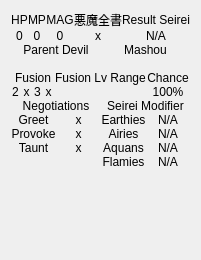
           <widget class="QWidget" name="generalTab">
            <attribute name="title">
             <string>General</string>
            </attribute>
            <layout class="QVBoxLayout">
             <property name="spacing">
              <number>0</number>
             </property>
             <item>
              <layout class="QGridLayout">
               <property name="horizontalSpacing">
                <number>0</number>
               </property>
               <item row="0" column="0">
                <widget class="QLabel" name="hpLabel">
                 <property name="text">
                  <string>HP</string>
                 </property>
                 <property name="alignment">
                  <set>Qt::AlignCenter</set>
                 </property>
                </widget>
               </item>
               <item row="0" column="1">
                <widget class="QLabel" name="mpLabel">
                 <property name="text">
                  <string>MP</string>
                 </property>
                 <property name="alignment">
                  <set>Qt::AlignCenter</set>
                 </property>
                </widget>
               </item>
               <item row="0" column="2">
                <widget class="QLabel" name="magLabel">
                 <property name="text">
                  <string>MAG</string>
                 </property>
                 <property name="alignment">
                  <set>Qt::AlignCenter</set>
                 </property>
                </widget>
               </item>
               <item row="0" column="4">
                <widget class="QLabel" name="seireiLabel">
                 <property name="text">
                  <string>Result Seirei</string>
                 </property>
                 <property name="alignment">
                  <set>Qt::AlignCenter</set>
                 </property>
                </widget>
               </item>
               <item row="1" column="0">
                <widget class="QLabel" name="hp">
                 <property name="text">
                  <string>0</string>
                 </property>
                 <property name="alignment">
                  <set>Qt::AlignCenter</set>
                 </property>
                 <property name="textInteractionFlags">
                  <set>Qt::LinksAccessibleByMouse|Qt::TextSelectableByMouse</set>
                 </property>
                </widget>
               </item>
               <item row="1" column="1">
                <widget class="QLabel" name="mp">
                 <property name="text">
                  <string>0</string>
                 </property>
                 <property name="alignment">
                  <set>Qt::AlignCenter</set>
                 </property>
                 <property name="textInteractionFlags">
                  <set>Qt::LinksAccessibleByMouse|Qt::TextSelectableByMouse</set>
                 </property>
                </widget>
               </item>
               <item row="1" column="2">
                <widget class="QLabel" name="mag">
                 <property name="text">
                  <string>0</string>
                 </property>
                 <property name="alignment">
                  <set>Qt::AlignCenter</set>
                 </property>
                 <property name="textInteractionFlags">
                  <set>Qt::LinksAccessibleByMouse|Qt::TextSelectableByMouse</set>
                 </property>
                </widget>
               </item>
               <item row="1" column="4">
                <widget class="QLabel" name="seirei">
                 <property name="text">
                  <string>N/A</string>
                 </property>
                 <property name="alignment">
                  <set>Qt::AlignCenter</set>
                 </property>
                 <property name="textInteractionFlags">
                  <set>Qt::LinksAccessibleByMouse|Qt::TextSelectableByMouse</set>
                 </property>
                </widget>
               </item>
               <item row="0" column="3">
                <widget class="QLabel" name="devilBookLabel">
                 <property name="text">
                  <string>悪魔全書</string>
                 </property>
                 <property name="alignment">
                  <set>Qt::AlignCenter</set>
                 </property>
                </widget>
               </item>
               <item row="1" column="3">
                <widget class="QLabel" name="devilBook">
                 <property name="text">
                  <string> x </string>
                 </property>
                 <property name="alignment">
                  <set>Qt::AlignCenter</set>
                 </property>
                 <property name="textInteractionFlags">
                  <set>Qt::LinksAccessibleByMouse|Qt::TextSelectableByMouse</set>
                 </property>
                </widget>
               </item>
              </layout>
             </item>
             <item>
              <layout class="QGridLayout">
               <property name="horizontalSpacing">
                <number>0</number>
               </property>
               <item row="0" column="0">
                <widget class="QLabel" name="parentDevilLabel">
                 <property name="text">
                  <string>Parent Devil</string>
                 </property>
                 <property name="alignment">
                  <set>Qt::AlignCenter</set>
                 </property>
                </widget>
               </item>
               <item row="0" column="1">
                <widget class="QLabel" name="mashouLabel">
                 <property name="text">
                  <string>Mashou</string>
                 </property>
                 <property name="alignment">
                  <set>Qt::AlignCenter</set>
                 </property>
                </widget>
               </item>
               <item row="1" column="0">
                <widget class="QLabel" name="parentDevil">
                 <property name="alignment">
                  <set>Qt::AlignCenter</set>
                 </property>
                 <property name="textInteractionFlags">
                  <set>Qt::LinksAccessibleByMouse|Qt::TextSelectableByMouse</set>
                 </property>
                </widget>
               </item>
               <item row="1" column="1">
                <widget class="QLabel" name="mashou">
                 <property name="alignment">
                  <set>Qt::AlignCenter</set>
                 </property>
                 <property name="textInteractionFlags">
                  <set>Qt::LinksAccessibleByMouse|Qt::TextSelectableByMouse</set>
                 </property>
                </widget>
               </item>
              </layout>
             </item>
             <item>
              <layout class="QGridLayout">
               <property name="spacing">
                <number>0</number>
               </property>
               <item row="0" column="0">
                <widget class="QLabel" name="fusionLabel">
                 <property name="text">
                  <string>Fusion</string>
                 </property>
                 <property name="alignment">
                  <set>Qt::AlignCenter</set>
                 </property>
                </widget>
               </item>
               <item row="0" column="1">
                <widget class="QLabel" name="fusionRangeLabel">
                 <property name="text">
                  <string>Fusion Lv Range</string>
                 </property>
                 <property name="alignment">
                  <set>Qt::AlignCenter</set>
                 </property>
                </widget>
               </item>
               <item row="0" column="2">
                <widget class="QLabel" name="chanceLabel">
                 <property name="text">
                  <string>Chance</string>
                 </property>
                 <property name="alignment">
                  <set>Qt::AlignCenter</set>
                 </property>
                </widget>
               </item>
               <item row="1" column="0">
                <layout class="QHBoxLayout">
                 <item>
                  <widget class="QLabel" name="fusion2Label">
                   <property name="text">
                    <string>2</string>
                   </property>
                   <property name="alignment">
                    <set>Qt::AlignCenter</set>
                   </property>
                  </widget>
                 </item>
                 <item>
                  <widget class="QLabel" name="fusion2">
                   <property name="text">
                    <string> x </string>
                   </property>
                   <property name="alignment">
                    <set>Qt::AlignCenter</set>
                   </property>
                   <property name="textInteractionFlags">
                    <set>Qt::LinksAccessibleByMouse|Qt::TextSelectableByMouse</set>
                   </property>
                  </widget>
                 </item>
                 <item>
                  <widget class="QLabel" name="fusion3Label">
                   <property name="text">
                    <string>3</string>
                   </property>
                   <property name="alignment">
                    <set>Qt::AlignCenter</set>
                   </property>
                  </widget>
                 </item>
                 <item>
                  <widget class="QLabel" name="fusion3">
                   <property name="text">
                    <string> x </string>
                   </property>
                   <property name="alignment">
                    <set>Qt::AlignCenter</set>
                   </property>
                   <property name="textInteractionFlags">
                    <set>Qt::LinksAccessibleByMouse|Qt::TextSelectableByMouse</set>
                   </property>
                  </widget>
                 </item>
                </layout>
               </item>
               <item row="1" column="1">
                <widget class="QLabel" name="fusionRange">
                 <property name="alignment">
                  <set>Qt::AlignCenter</set>
                 </property>
                 <property name="textInteractionFlags">
                  <set>Qt::LinksAccessibleByMouse|Qt::TextSelectableByMouse</set>
                 </property>
                </widget>
               </item>
               <item row="1" column="2">
                <widget class="QLabel" name="chance">
                 <property name="text">
                  <string>100%</string>
                 </property>
                 <property name="alignment">
                  <set>Qt::AlignCenter</set>
                 </property>
                 <property name="textInteractionFlags">
                  <set>Qt::LinksAccessibleByMouse|Qt::TextSelectableByMouse</set>
                 </property>
                </widget>
               </item>
              </layout>
             </item>
             <item>
              <layout class="QHBoxLayout">
               <property name="spacing">
                <number>0</number>
               </property>
               <item>
                <layout class="QVBoxLayout">
                 <item>
                  <widget class="QLabel" name="convoLabel">
                   <property name="text">
                    <string>Negotiations</string>
                   </property>
                   <property name="alignment">
                    <set>Qt::AlignCenter</set>
                   </property>
                  </widget>
                 </item>
                 <item>
                  <layout class="QGridLayout">
                   <property name="verticalSpacing">
                    <number>0</number>
                   </property>
                   <item row="0" column="1">
                    <widget class="QLabel" name="greet">
                     <property name="text">
                      <string> x </string>
                     </property>
                     <property name="alignment">
                      <set>Qt::AlignCenter</set>
                     </property>
                     <property name="textInteractionFlags">
                      <set>Qt::LinksAccessibleByMouse|Qt::TextSelectableByMouse</set>
                     </property>
                    </widget>
                   </item>
                   <item row="0" column="0">
                    <widget class="QLabel" name="greetLabel">
                     <property name="text">
                      <string>Greet</string>
                     </property>
                     <property name="alignment">
                      <set>Qt::AlignCenter</set>
                     </property>
                    </widget>
                   </item>
                   <item row="1" column="0">
                    <widget class="QLabel" name="provokeLabel">
                     <property name="text">
                      <string>Provoke</string>
                     </property>
                     <property name="alignment">
                      <set>Qt::AlignCenter</set>
                     </property>
                    </widget>
                   </item>
                   <item row="1" column="1">
                    <widget class="QLabel" name="provoke">
                     <property name="text">
                      <string> x </string>
                     </property>
                     <property name="alignment">
                      <set>Qt::AlignCenter</set>
                     </property>
                     <property name="textInteractionFlags">
                      <set>Qt::LinksAccessibleByMouse|Qt::TextSelectableByMouse</set>
                     </property>
                    </widget>
                   </item>
                   <item row="2" column="0">
                    <widget class="QLabel" name="tauntLabel">
                     <property name="text">
                      <string>Taunt</string>
                     </property>
                     <property name="alignment">
                      <set>Qt::AlignCenter</set>
                     </property>
                    </widget>
                   </item>
                   <item row="2" column="1">
                    <widget class="QLabel" name="taunt">
                     <property name="text">
                      <string> x </string>
                     </property>
                     <property name="alignment">
                      <set>Qt::AlignCenter</set>
                     </property>
                     <property name="textInteractionFlags">
                      <set>Qt::LinksAccessibleByMouse|Qt::TextSelectableByMouse</set>
                     </property>
                    </widget>
                   </item>
                  </layout>
                 </item>
                 <item>
                  <spacer>
                   <property name="orientation">
                    <enum>Qt::Vertical</enum>
                   </property>
                   <property name="sizeHint" stdset="0">
                    <size>
                     <width>20</width>
                     <height>40</height>
                    </size>
                   </property>
                  </spacer>
                 </item>
                </layout>
               </item>
               <item>
                <layout class="QVBoxLayout">
                 <item>
                  <widget class="QLabel" name="seireiModLabel">
                   <property name="text">
                    <string>Seirei Modifier</string>
                   </property>
                   <property name="alignment">
                    <set>Qt::AlignCenter</set>
                   </property>
                  </widget>
                 </item>
                 <item>
                  <layout class="QGridLayout">
                   <property name="verticalSpacing">
                    <number>0</number>
                   </property>
                   <item row="0" column="0">
                    <widget class="QLabel" name="earthiesLabel">
                     <property name="text">
                      <string>Earthies</string>
                     </property>
                     <property name="alignment">
                      <set>Qt::AlignCenter</set>
                     </property>
                    </widget>
                   </item>
                   <item row="1" column="0">
                    <widget class="QLabel" name="airiesLabel">
                     <property name="text">
                      <string>Airies</string>
                     </property>
                     <property name="alignment">
                      <set>Qt::AlignCenter</set>
                     </property>
                    </widget>
                   </item>
                   <item row="0" column="1">
                    <widget class="QLabel" name="earthies">
                     <property name="text">
                      <string>N/A</string>
                     </property>
                     <property name="alignment">
                      <set>Qt::AlignCenter</set>
                     </property>
                     <property name="textInteractionFlags">
                      <set>Qt::LinksAccessibleByMouse|Qt::TextSelectableByMouse</set>
                     </property>
                    </widget>
                   </item>
                   <item row="1" column="1">
                    <widget class="QLabel" name="airies">
                     <property name="text">
                      <string>N/A</string>
                     </property>
                     <property name="alignment">
                      <set>Qt::AlignCenter</set>
                     </property>
                     <property name="textInteractionFlags">
                      <set>Qt::LinksAccessibleByMouse|Qt::TextSelectableByMouse</set>
                     </property>
                    </widget>
                   </item>
                   <item row="2" column="0">
                    <widget class="QLabel" name="aquansLabel">
                     <property name="text">
                      <string>Aquans</string>
                     </property>
                     <property name="alignment">
                      <set>Qt::AlignCenter</set>
                     </property>
                    </widget>
                   </item>
                   <item row="2" column="1">
                    <widget class="QLabel" name="aquans">
                     <property name="text">
                      <string>N/A</string>
                     </property>
                     <property name="alignment">
                      <set>Qt::AlignCenter</set>
                     </property>
                     <property name="textInteractionFlags">
                      <set>Qt::LinksAccessibleByMouse|Qt::TextSelectableByMouse</set>
                     </property>
                    </widget>
                   </item>
                   <item row="3" column="0">
                    <widget class="QLabel" name="flamiesLabel">
                     <property name="text">
                      <string>Flamies</string>
                     </property>
                     <property name="alignment">
                      <set>Qt::AlignCenter</set>
                     </property>
                    </widget>
                   </item>
                   <item row="3" column="1">
                    <widget class="QLabel" name="flamies">
                     <property name="text">
                      <string>N/A</string>
                     </property>
                     <property name="alignment">
                      <set>Qt::AlignCenter</set>
                     </property>
                     <property name="textInteractionFlags">
                      <set>Qt::LinksAccessibleByMouse|Qt::TextSelectableByMouse</set>
                     </property>
                    </widget>
                   </item>
                  </layout>
                 </item>
                 <item>
                  <spacer>
                   <property name="orientation">
                    <enum>Qt::Vertical</enum>
                   </property>
                   <property name="sizeHint" stdset="0">
                    <size>
                     <width>20</width>
                     <height>40</height>
                    </size>
                   </property>
                  </spacer>
                 </item>
                </layout>
               </item>
              </layout>
             </item>
             <item>
              <spacer>
               <property name="orientation">
                <enum>Qt::Vertical</enum>
               </property>
               <property name="sizeHint" stdset="0">
                <size>
                 <width>20</width>
                 <height>40</height>
                </size>
               </property>
              </spacer>
             </item>
            </layout>
           </widget>
